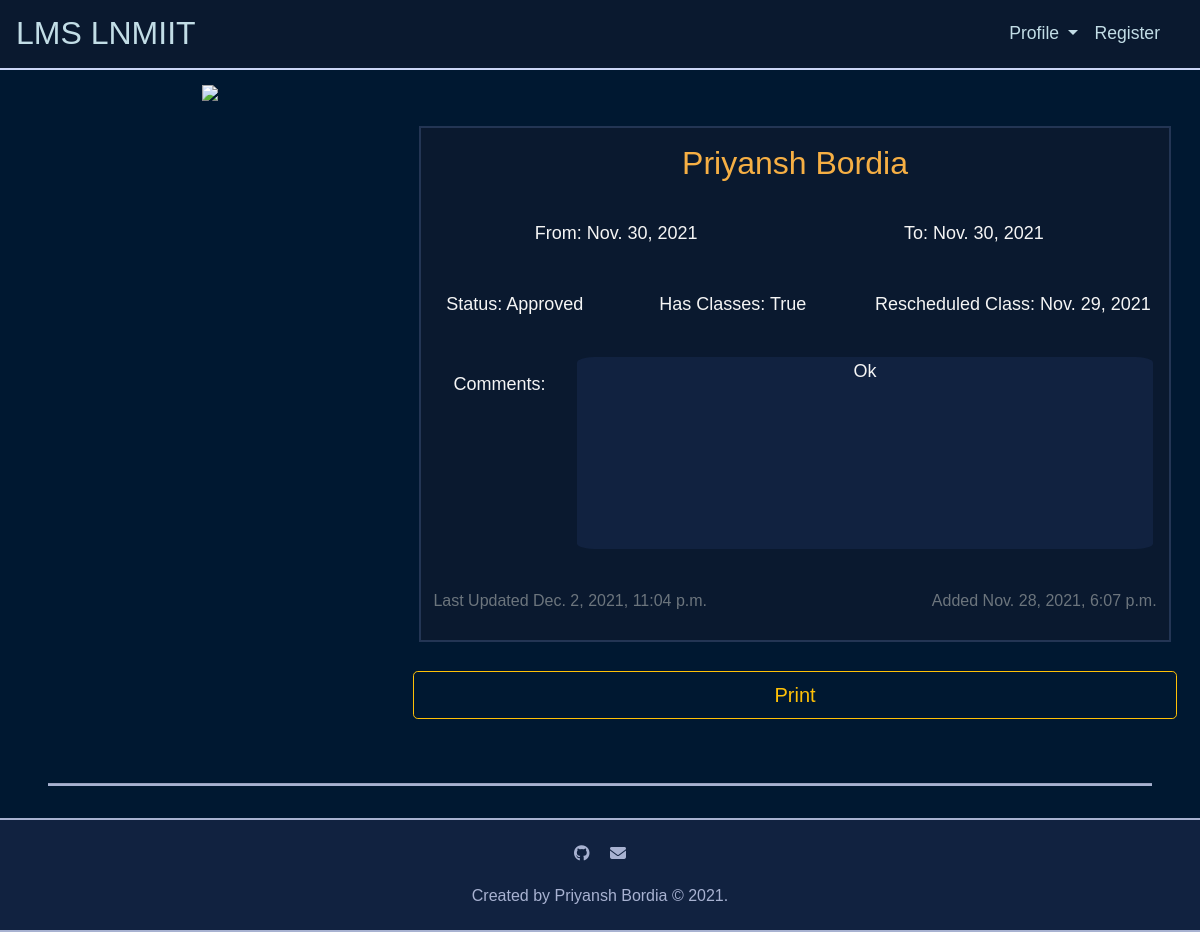
The page /application/23 (signed in) on the database its author committed.
### leave/models.py (models this page shows, shortened)
class Application(models.Model):
	PENDING = 'P'
	APPROVED = 'A'
	REJECTED = 'R'
	APPLICATION_STATUS = (
		('P', 'Pending'),
		('A', 'Approved'),
		('R', 'Rejected'),
	)
	person = models.ForeignKey(Person, on_delete=models.CASCADE, related_name='applicant', default=1)
	status = models.CharField(max_length=1, choices=APPLICATION_STATUS, default='P')
	start_date = models.DateField(blank=False, null=False)
	end_date = models.DateField(blank=False, null=False)
	hasClasses = models.BooleanField(blank=False, null=False, default=False)
	rescheduled_date = models.DateField(blank=True, null=True)
	up_next = models.ForeignKey(Person, on_delete=models.CASCADE, related_name='up_next', default=1)
	comments = models.TextField(blank=True, null=False)
	updated_at = models.DateTimeField(auto_now=True)
	created_at = models.DateTimeField(auto_now_add=True)
	class Meta:
		ordering = ['start_date', 'end_date']

class Person(models.Model):
	DIRECTOR = 'DR'
	DEAN_OF_ACADEMIC_AFFAIRS = 'DOAA'
	DEAN_OF_FACULTY_AFFAIRS = 'DOFA'
	DEAN_OF_STUDENT_AFFAIRS = 'DOSA'
	HEAD_OF_DEPARTMENT = 'HOD'
	FACULTY = 'F'
	VISITING_FACULTY = 'VF'
	COMPUTER_SCIENCE_AND_ENGINEERING = 'CSE'
	ELECTRONICS_AND_COMMUNICATION_ENGINEERING = 'ECE'
	MECHANICAL_AND_MECHATRONICS_ENGINEERING = 'ME'
	HUMANITIES_AND_SOCIAL_SCIENCES = 'HSS'
	MATHEMATICS = 'MH'
	PHYSICS = 'PH'
	PERSON_ROLES = (
		('DR', 'Director'),
		('DOAA', 'Dean of Academic Affairs'),
		('DOFA', 'Dean of Faculty Affairs'),
		('DOSA', 'Dean of Student Affairs'),
		('HOD', 'Head of Department'),
		('F', 'Faculty'),
		('VF', 'Visiting Faculty'),
	)
	DEPARTMENT = (
		('CSE', 'Computer Science and Engineering'),
		('ECE', 'Electronics and Communication Engineering'),
		('ME', 'Mechanical and Mechatronics Engineering'),
		('HSS', 'Humanities and Social Sciences'),
		('MH', 'Mathematics'),
		('PH', 'Physics'),
	)
	user = models.OneToOneField(User, on_delete=models.CASCADE, related_name='person')
	faculty_id = models.CharField(max_length=10, unique=True)
	leave_count = models.IntegerField(validators=[MinValueValidator(0)], default=22, blank=False, null=False)
	department = models.CharField(max_length=3, choices=DEPARTMENT, blank=False, null=False, default='CSE')
	first_name = models.CharField(max_length=50, validators=[MinLengthValidator(1)], blank=False, null=False)
	last_name = models.CharField(max_length=50, blank=True, null=False)
	email = models.EmailField(blank=False, null=False, unique=True)
	office_no = models.IntegerField(blank=False, null=False, default='0000')
	role = models.CharField(max_length=5, choices=PERSON_ROLES, default='F')
	updated_at = models.DateTimeField(auto_now=True)
	created_at = models.DateTimeField(auto_now_add=True)
	class Meta:
		ordering = ['id']
		verbose_name = 'Person'
		verbose_name_plural = 'Persons'

### leave/views.py (the view)
# urls.py: path('application/<int:application_id>', views.application, name='application'),
@login_required
@require_http_methods(["GET"])
def application(request, application_id):
	try:
		application = Application.objects.get(pk=application_id)
		return render(request, 'leave/application.html', context={'application': application})
	except Application.DoesNotExist:
		return render(request, 'leave/error.html', context={})

### leave/templates/leave/application.html (shortened to what this page needs)
{% extends "leave/base.html" %}
{% block head %}
	{% load static %}
	{% load bootstrap4 %}
	{% load fontawesome_5 %}
	{% load humanizelib %}
{% endblock %}
{% block body %}
	<div class="container-fluid text-center">
		<div class="row justify-content-center">
			<div class="col-md-4">
				<img src="https://img.icons8.com/bubbles/200/000000/multi-edit.png" />
			</div>
			<div class="col-md-8 application">
				<div id="printableArea" class="application__grid">
					<h2 class="application__grid__name">{{ application.person.first_name }} {{ application.person.last_name }}</h2>
					<div class="row application__grid__date">
						<div class="col-md-6">From: {{ application.start_date|date }}</div>
						<div class="col-md-6">To: {{ application.end_date|date }}</div>
					</div>
					<div class="row application__grid__desc">
						<div class="col-md-3">Status: {{ application.get_status_display }}</div>
						<div class="col-md-4">Has Classes: {{ application.hasClasses }}</div>
						<div class="col-md-5">Rescheduled Class: {{ application.rescheduled_date }}</div>
					</div>
					<div style="float:left; margin:2rem;">Comments:</div>
					<div class="application__grid__comments"> {{ application.comments }}</div>
					<div class="row mt-0 mb-0">
						<div class="col-md-6">
							<p class="text-left pt-0 pr-auto pb-1 pl-1"><small class="text-muted">Last Updated {{ application.updated_at|naturaltime }}</small></p>
						</div>
						<div class="col-md-6">
							<p class="text-right pt-0 pr-1 pb-1 pl-auto"><small class="text-muted">Added {{ application.created_at|naturaltime }}</small></p>
						</div>
					</div>
				</div>
				<button onclick="printDiv('printableArea')" class="form-control form-control-lg btn btn-outline-warning btn-lg mt-3" type="submit" name="button">Print</button>
			</div>
		</div>
	</div>
{% endblock %}

### leave/static/leave/css/style.css (style rules this page uses)
html { font-size: 100%; -webkit-box-sizing: border-box; box-sizing: border-box; }
*, *::before, *::after { -webkit-box-sizing: inherit; box-sizing: inherit; }
html, body { width: 100%; height: 100%; }
body { margin: 0; padding: 0; font-size: 1.125rem; font-weight: 300; font-family: Verdana, Arial, Helvetica, sans-serif; line-height: 1.3; color: whitesmoke; background-color: #001831; text-align: center; -webkit-box-align: center; -ms-flex-align: center; align-items: center; -webkit-box-pack: center; -ms-flex-pack: center; justify-content: center; overflow-x: hidden; scroll-behavior: smooth; }
h2, .home-head, .h2 { margin: 1rem auto .5rem auto; font-weight: 400; color: #F6AF44; }
.row { margin: .2rem auto .4rem auto; }
.col-md-12, .col-md-10, .col-md-9, .col-md-8, .col-md-6, .col-md-5, .col-md-4, .col-md-3, .col-md-2 { padding: 0.5rem 0.5rem 0.5rem .5rem; }
.application { margin: 2rem auto 2rem auto; }
.application__grid { margin: .8rem .4rem .8rem .4rem; border: 0.125rem solid #233554; background-color: #0a192f; }
.application__grid__name { margin: 1rem auto 1rem auto; }
.application__grid__date { margin: 2rem 1rem 2rem 1rem; padding: 2rem auto 2rem auto; }
.application__grid__desc { margin: 1rem auto 1rem auto; padding: 2rem auto 2rem auto; }
.application__grid__comments { margin: 2rem 1rem 2rem 1rem; padding: 2rem auto 2rem auto; height: 12rem; overflow-y: auto; line-height: 1.8rem; background-color: #112240; border-radius: 3%; }
.application__grid small { padding: 0; font-size: 1rem; font-weight: 100; color: gray; }

### rows shown on the page
Application: person.first_name "Priyansh", person.last_name "Bordia", start_date "Nov. 30, 2021", end_date "Nov. 30, 2021", status "Approved", hasClasses "True", rescheduled_date "Nov. 29, 2021", comments "Ok", updated_at "Dec. 2, 2021, 11:04 p.m.", created_at "Nov. 28, 2021, 6:07 p.m."
